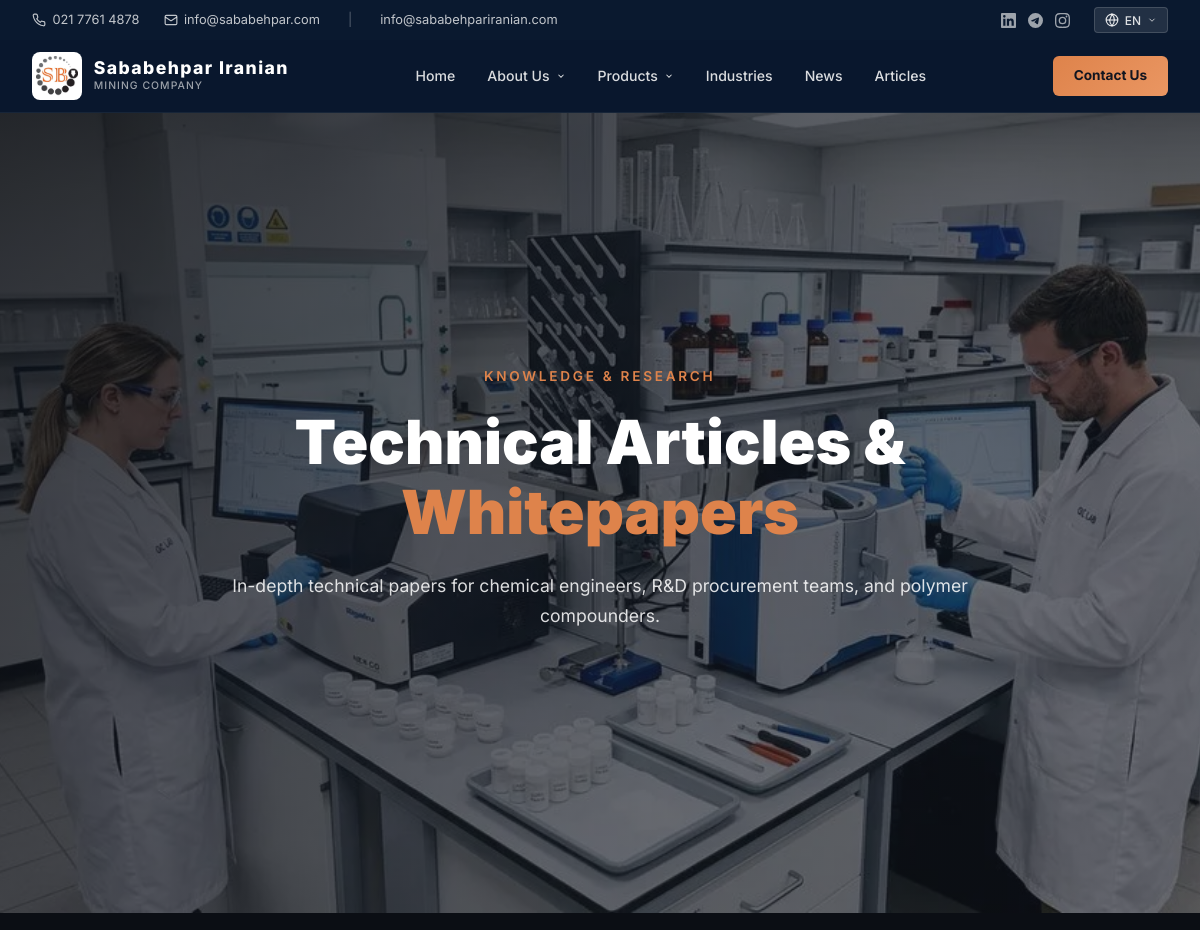
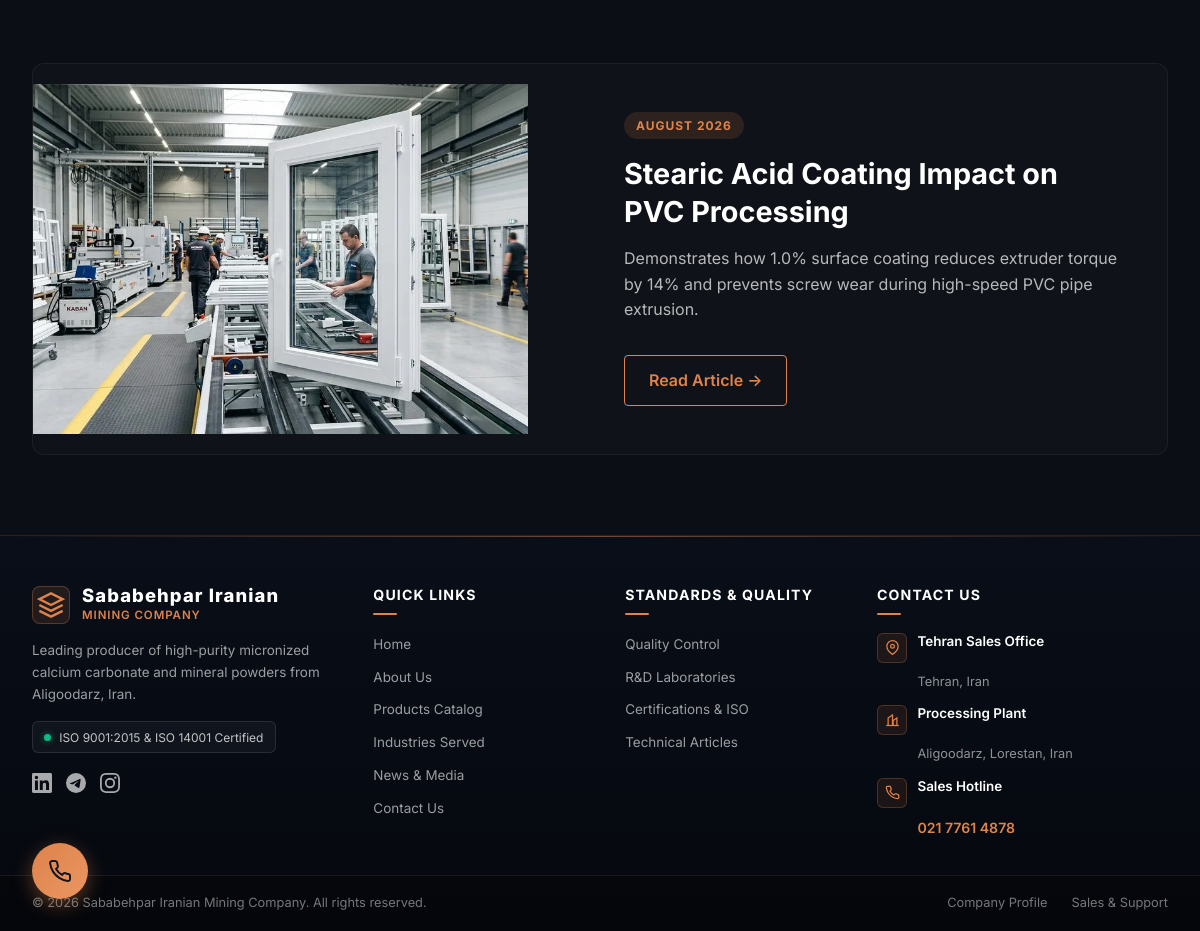
The app's page /articles/ with its own data (2 pictures, top to bottom).
### news/models.py (models this page shows, shortened)
class TechnicalArticle(models.Model):
    title = models.CharField(max_length=255)
    title_fa = models.CharField(max_length=255, blank=True, null=True, verbose_name="Title (Farsi)")
    slug = models.SlugField(unique=True, max_length=255)
    author = models.CharField(max_length=150, default="Sababehpar R&D Team")
    summary = models.TextField()
    summary_fa = models.TextField(blank=True, null=True, verbose_name="Summary (Farsi)")
    content = models.TextField()
    content_fa = models.TextField(blank=True, null=True, verbose_name="Content (Farsi)")
    pdf_file = models.FileField(upload_to='technical_papers/', blank=True, null=True)
    cover_image = models.ImageField(upload_to='article_covers/', blank=True, null=True)
    is_published = models.BooleanField(default=True)
    created_at = models.DateTimeField(auto_now_add=True)
    class Meta:
        ordering = ['-created_at']
        verbose_name = 'Technical Article'
        verbose_name_plural = 'Technical Articles'
    @property
    def display_title(self):
        from django.utils import translation
        lang = translation.get_language()
        if lang and lang.startswith('fa') and self.title_fa:
            return self.title_fa
        return self.title
    @property
    def display_summary(self):
        from django.utils import translation
        lang = translation.get_language()
        if lang and lang.startswith('fa') and self.summary_fa:
            return self.summary_fa
        return self.summary

### news/views.py (the view)
# urls.py: path('articles/', news_views.articles_list, name='articles_list'),
def articles_list(request):
    technical_articles = TechnicalArticle.objects.filter(is_published=True)
    return render(request, 'articles/index.html', {'technical_articles': technical_articles})

### templates/articles/index.html (shortened to what this page needs)
{% extends 'base.html' %}
{% load static %}
{% block content %}
<section class="hero">
<div class="hero__slideshow">
<div class="hero__slide active" style="background-image: url('{% static 'images/lab_quality_control.webp' %}'); background-size: cover; background-position: center;">
<div class="hero__overlay"></div>
</div>
</div>
<div class="hero__content">
<span class="hero__tag" id="articles-hero-badge">KNOWLEDGE &amp; RESEARCH</span>
<h1 class="hero__title" id="articles-hero-title">
                Technical Articles &amp;<br/>
<span class="hero__title--orange">Whitepapers</span>
</h1>
<p class="hero__description" id="articles-hero-text">
                In-depth technical papers for chemical engineers, R&amp;D procurement teams, and polymer compounders.
            </p>
</div>
</section>
<section style="background: #0B0E14; padding: 5rem 0;">
<div class="container">
<div class="article-list">
{% if technical_articles %}
    {% for article in technical_articles %}
    <div class="article-list-item {% if forloop.counter|divisibleby:2 %}article-list-item--reverse{% endif %}">
        <div class="article-list-item__image-wrap">
            {% if article.cover_image %}
                <img src="{{ article.cover_image.url }}" alt="{{ article.title }}" class="article-list-item__image" loading="lazy">
            {% else %}
                <img src="{% static 'images/ind_pvc.webp' %}" alt="{{ article.title }}" class="article-list-item__image" loading="lazy">
            {% endif %}
        </div>
        <div class="article-list-item__content">
            <span class="article-list-item__badge">{{ article.created_at|date:"F Y" }}</span>
            <h3 class="article-list-item__title" data-en="{{ article.title }}" data-fa="{{ article.title_fa|default:article.title }}">{{ article.display_title }}</h3>
            <p class="article-list-item__text" data-en="{{ article.summary }}" data-fa="{{ article.summary_fa|default:article.summary }}">{{ article.display_summary }}</p>
            <a href="{% url 'article_detail' article.slug %}" class="article-list-item__cta" data-en="Read Article →" data-fa="خواندن مقاله ←">{% if LANGUAGE_CODE == 'fa' %}خواندن مقاله ←{% else %}Read Article →{% endif %}</a>
        </div>
    </div>
    {% endfor %}
{% endif %}
</div>
</div>
</section>
{% endblock %}

### static/css/styles.css (style rules this page uses)
:root { --color-accent: #de834b; --color-accent-light: #ea9662; --color-accent-dark: #c5723a; --color-accent-rgb: 222, 131, 75; --gradient-accent: linear-gradient(135deg, var(--color-accent-light), var(--color-accent)); --gradient-accent-reverse: linear-gradient(135deg, var(--color-accent), var(--color-accent-light)); --gradient-accent-text: linear-gradient(135deg, var(--color-accent-light), var(--color-accent), var(--color-accent-dark)); --bg-main: #0B0E14; --bg-navy: #0A192F; --bg-card: #18253D; --text-primary: #ffffff; --text-muted: rgba(255, 255, 255, 0.7); }
*, *::before, *::after { margin: 0; padding: 0; box-sizing: border-box; }
html { scroll-behavior: smooth; font-size: 16px; }
body { font-family: 'Inter', -apple-system, BlinkMacSystemFont, 'Segoe UI', sans-serif; color: rgba(255, 255, 255, 0.85); background-color: var(--bg-main); line-height: 1.6; overflow-x: hidden; -webkit-font-smoothing: antialiased; -moz-osx-font-smoothing: grayscale; }
img { max-width: 100%; height: auto; display: block; }
.container { max-width: 1280px; margin: 0 auto; padding: 0 2rem; }
.hero { position: relative; height: 100vh; min-height: 600px; max-height: 900px; display: flex; align-items: center; justify-content: center; overflow: hidden; }
.hero__slideshow { position: absolute; inset: 0; z-index: 0; }
.hero__slide { position: absolute; inset: 0; background-size: cover; background-position: center; opacity: 0; transition: opacity 1.2s ease-in-out; }
.hero__slide.active { opacity: 1; }
.hero__overlay { position: absolute; inset: 0; background: linear-gradient(135deg, rgba(11, 14, 20, 0.85) 0%, rgba(18, 22, 32, 0.7) 40%, rgba(18, 22, 32, 0.55) 100%); }
.hero__content { position: relative; z-index: 2; text-align: center; color: #ffffff; max-width: 800px; padding: 0 2rem; }
.hero__tag { font-size: 0.85rem; font-weight: 600; letter-spacing: 0.2em; text-transform: uppercase; color: var(--color-accent); margin-bottom: 1.25rem; display: inline-block; opacity: 0; transform: translateY(24px); animation: heroTextReveal 0.8s cubic-bezier(0.16, 1, 0.3, 1) forwards 0.2s; }
.hero__title { font-size: clamp(2.2rem, 5.5vw, 3.8rem); font-weight: 900; line-height: 1.15; color: #ffffff; margin-bottom: 1.5rem; opacity: 0; transform: translateY(28px); animation: heroTextReveal 0.9s cubic-bezier(0.16, 1, 0.3, 1) forwards 0.4s; }
.hero__title--orange, .hero__title--gold { color: var(--color-accent) !important; background: none !important; -webkit-text-fill-color: initial !important; }
.hero__description { font-size: 1.1rem; line-height: 1.7; color: rgba(255, 255, 255, 0.85); margin-bottom: 2rem; opacity: 0; transform: translateY(32px); animation: heroTextReveal 1s cubic-bezier(0.16, 1, 0.3, 1) forwards 0.6s; }
.article-list { display: flex; flex-direction: column; gap: 4rem; }
.article-list-item { display: flex; align-items: center; gap: 3rem; background: rgba(255, 255, 255, 0.02); border: 1px solid rgba(255, 255, 255, 0.05); border-radius: 12px; overflow: hidden; transition: transform 0.3s, box-shadow 0.3s; }
.article-list-item__image-wrap { flex: 1; min-width: 40%; height: 100%; }
.article-list-item__image { width: 100%; height: 100%; object-fit: cover; min-height: 350px; display: block; }
.article-list-item__content { flex: 1; padding: 3rem; display: flex; flex-direction: column; align-items: flex-start; }
.article-list-item__badge { display: inline-block; padding: 4px 12px; background: rgba(var(--color-accent-rgb), 0.15); color: var(--color-accent); border-radius: 20px; font-size: 0.75rem; font-weight: 700; text-transform: uppercase; letter-spacing: 1px; margin-bottom: 1rem; }
.article-list-item__title { color: #FFF; font-size: 1.8rem; margin-bottom: 1rem; line-height: 1.3; }
.article-list-item__text { color: rgba(255,255,255,0.7); font-size: 1rem; line-height: 1.6; margin-bottom: 2rem; }
.article-list-item__cta { display: inline-block; padding: 0.75rem 1.5rem; border: 1px solid var(--color-accent); color: var(--color-accent); border-radius: 4px; font-weight: 600; text-decoration: none; transition: all 0.3s; }

### records on screen
TechnicalArticle: created_at "AUGUST 2026", display_title "Stearic Acid Coating Impact on PVC Processing", display_summary "Demonstrates how 1.0% surface coating reduces extruder torque by 14% and prevents screw wear during high-speed PVC pipe extrusion."
